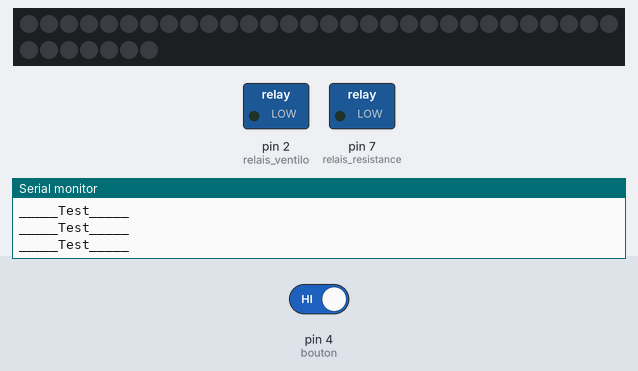
Bench run of a sketch on a simulated Arduino Uno, built with avr-gcc and run on an emulated ATmega328P. On the bench: 37 RGB LEDs in strip order, left to right, continuing on the next row, switched loads named in the sketch (green lamp = pin HIGH), the last lines printed to the serial monitor. The inputs (shaded band) are chosen by the test bench; at power-on: pin 4 (bouton) HIGH.

Above: at 1.2 s.
1.3 s: pin 4 (bouton) driven LOW
At 1.76 s:
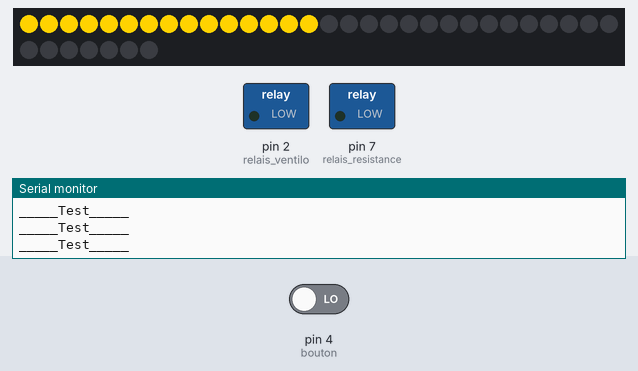
At 2.37 s:
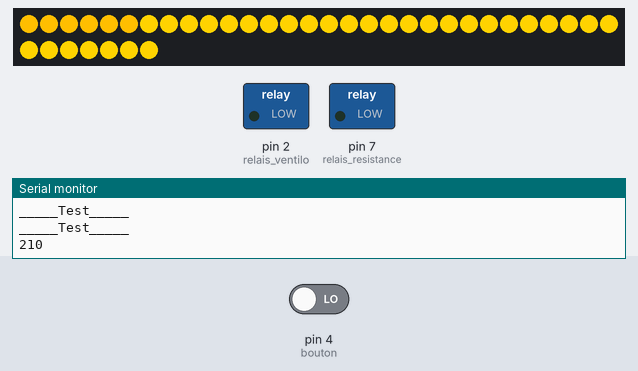

Measured:
- after the input at 1.3 s, the LEDs: first change at once (image 1 shows a later state)

The sketch:

main_bombe.ino
```cpp
//Paramètres de départ
const int relais_ventilo = 2 ;
const int relais_resistance = 7 ;

#include <Adafruit_NeoPixel.h>
// Which pin on the Arduino is connected to the NeoPixels?
// On a Trinket or Gemma we suggest changing this to 1:
int X = 37; //nombre de LED
int led = 6; // I/O du bandeau

// Declare our NeoPixel strip object:
Adafruit_NeoPixel strip(X, led, NEO_GRB + NEO_KHZ800);

// Argument 1 = Number of pixels in NeoPixel strip
// Argument 2 = Arduino pin number (most are valid)
// Argument 3 = Pixel type flags, add together as needed:
//   NEO_KHZ800  800 KHz bitstream (most NeoPixel products w/WS2812 LEDs)
//   NEO_KHZ400  400 KHz (classic 'v1' (not v2) FLORA pixels, WS2811 drivers)
//   NEO_GRB     Pixels are wired for GRB bitstream (most NeoPixel products)
//   NEO_RGB     Pixels are wired for RGB bitstream (v1 FLORA pixels, not v2)
//   NEO_RGBW    Pixels are wired for RGBW bitstream (NeoPixel RGBW products)


int rouge = 255;
int vert = 200;
const int bouton = 4;
int val = 0;

void setup() {
  strip.begin();
  strip.show(); // Initialize all pixels to 'off'
  Serial.begin(9600);
  Serial.println("Initialisation du système");
  pinMode(relais_ventilo, OUTPUT);
  pinMode(relais_resistance, OUTPUT);
  // put your setup code here, to run once:
  pinMode(bouton,INPUT);
}

void loop() {

  Serial.println("_____Test_____");


  val = digitalRead(bouton);
  if (val==LOW){

    int retard = 20;
    for (int k=0;k<=6;k++){
    vert = 230;
    rouge = 255;
    for (int j = 0;j<=200;j=j+20){
      vert = vert - 20 ;
      if (vert >0){
        for (int n=0;n<X;n++){
          strip.setPixelColor(n,rouge,vert,0);
          strip.show();
          delay(max(0,retard-k*5));
          }
        }
       Serial.println(vert);
      }
    for (int a = 0; a <= 255 ; a=a+20){
      rouge = rouge - 20;
      for (int m = 0;m<X;m++){
        strip.setPixelColor(m,max(rouge,0),0,0);
          strip.show();
          delay(max(0,retard-k*5-10));
           if (m==X-1 and a==200 and k==3){
            digitalWrite(relais_resistance,HIGH);
            digitalWrite(relais_ventilo,LOW);
          }


          if (m==X-1 and a==200 and k==6){
            digitalWrite(relais_resistance,LOW);
            digitalWrite(relais_ventilo,HIGH);
            delay(950);

            digitalWrite(relais_ventilo,LOW);
          }
        }
      }
    }
    for ( int h=0; h<8; h++){ //effet sur la fin
      for (int j=0;j<X;j++){
        strip.setPixelColor(j,255,100,0);
      }
      strip.show();
      delay(50);
      for(int t=0;t<X;t++){
      strip.setPixelColor(t,0,0,0);
      }
      strip.show();
      delay(50);
    }

  }


}
```
